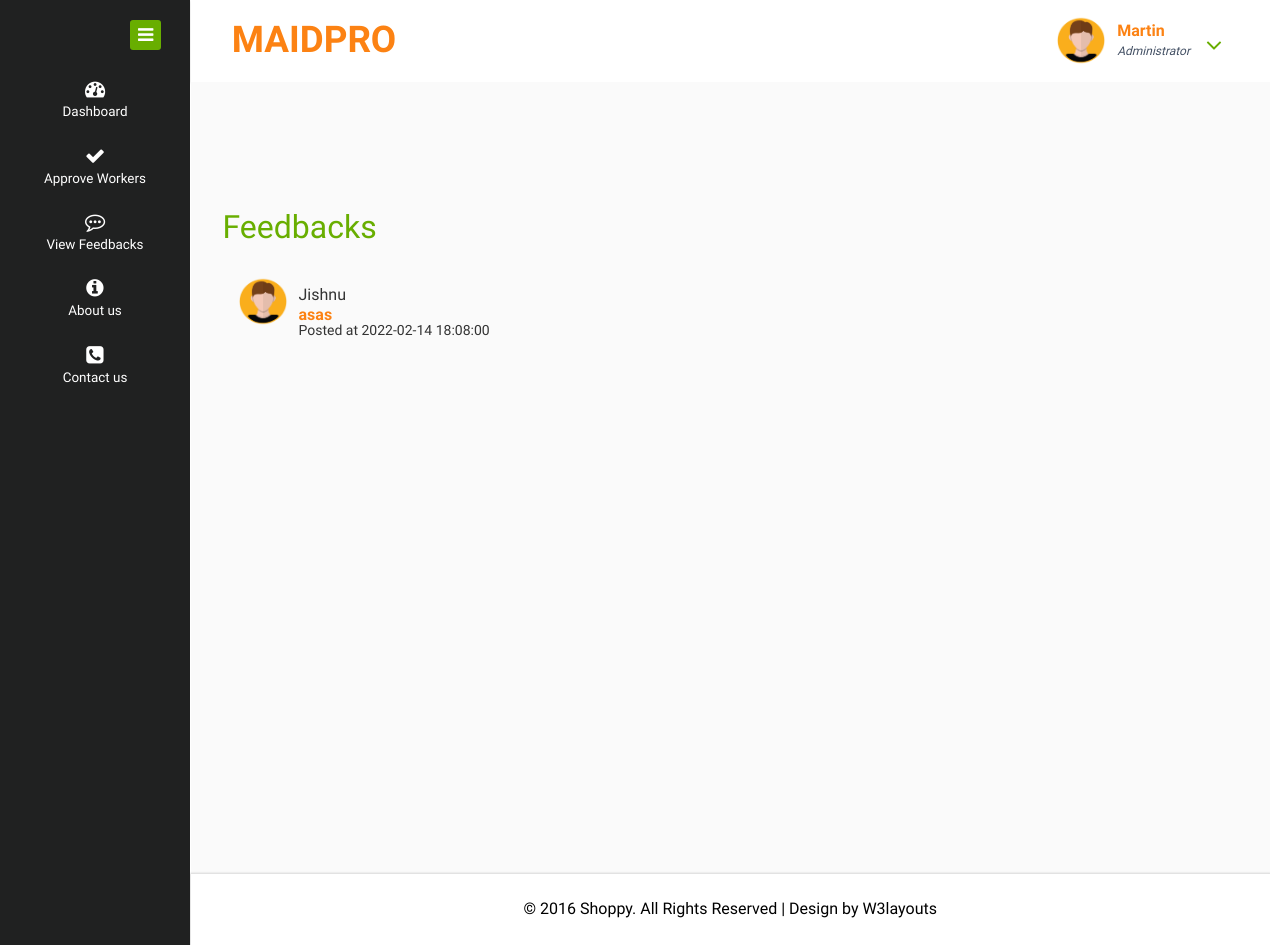
The app's page /admin/viewfeedback.php with its own data.
### tables this page shows
CREATE TABLE `feedbacks` (
  `feedback_id` int(11) NOT NULL,
  `email` varchar(35) NOT NULL,
  `feedback` varchar(90) NOT NULL,
  `feedbacktime` timestamp NOT NULL DEFAULT current_timestamp()
);

CREATE TABLE `registration` (
  `user_id` int(11) NOT NULL,
  `email` varchar(50) NOT NULL,
  `name` varchar(30) NOT NULL,
  `phone` bigint(11) NOT NULL,
  `profile_pic` varchar(50) NOT NULL DEFAULT 'images/profile_pic.png',
  `house` varchar(30) NOT NULL,
  `place` varchar(30) NOT NULL,
  `district` varchar(30) NOT NULL,
  `state` varchar(30) NOT NULL,
  `pincode` int(10) NOT NULL,
  `gender` varchar(20) NOT NULL,
  `date_of_birth` varchar(20) NOT NULL
);

### admin/viewfeedback.php (the view)
<?php
	include("header.php");
?>
<div class="inner-block">
    <div class="blank">
    	<h2>Feedbacks</h2>
      <?php
      include("dbconn.php");
$sql3="select * from feedbacks";
$res=mysqli_query($conn,$sql3);
if(mysqli_num_rows($res)>0){
    while($r3=mysqli_fetch_assoc($res)){
        $userid=$r3['email'];
        $sql4="select * from registration where email='$userid'";
        $r4=mysqli_fetch_assoc(mysqli_query($conn,$sql4));
?>
<div class="col-md-6">
   <div class="profile_img">
                                    <span class="prfil-img"><img style="width:30%,vertical-align: middle;
  width: 50px;
  height: 50px;
  border-radius: 50%;" src="../users/<?php echo $r4['profile_pic']?>" alt=""> </span>
                                    <div class="user-name">
                                        <?php echo $r4['name'] ?>
    <p><?php echo $r3['feedback']?></p>
    <h5>Posted at <?php echo $r3['feedbacktime']?></h5>
</div>
   </div>
</div>
<div class="clearfix"></div>
<?php
    }
}
?>
    </div>
</div>
<?php
	include("footer.php");
?>

### records on screen
feedbacks: registration.profile_pic (picture), registration.name "Jishnu", feedback "asas", feedbacktime "2022-02-14 18:08:00"
